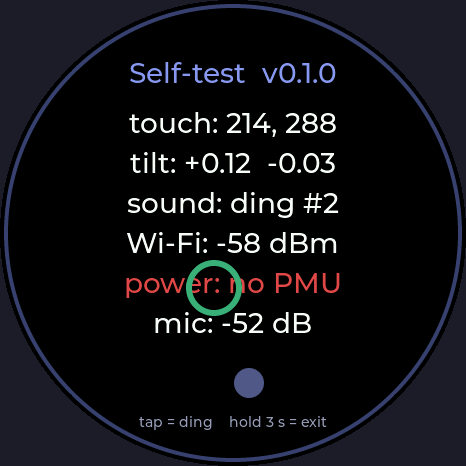
#> input picture docs/selftest.png, 466 x 466 px, given in place of selftest.ppm, which was not available
$ python sheet.py
#> lines starting #> are read from the running program, lines starting #| are printed output that depends on the picture; after the words box and inside, x2 and y2 are one past the last pixel; in counts of white or black regions, pixels touching at a corner belong together; pictures that were not available may be replaced by others from this repository, and a replacement may not be noted
"""Combine snapshots/*.ppm into one contact sheet (round screen mask, labels)."""
import glob
import os

from PIL import Image, ImageDraw

HERE = os.path.dirname(os.path.dirname(os.path.abspath(__file__)))
files = sorted(f for f in glob.glob(os.path.join(HERE, "snapshots", "*.ppm")) if not any(k in f for k in ("setup_", "selftest", "page_")))
size, pad, cols = 466, 24, 4
rows = (len(files) + cols - 1) // cols
sheet = Image.new("RGB", (cols * (size + pad) + pad, rows * (size + pad + 30) + pad), "#1b1c28")
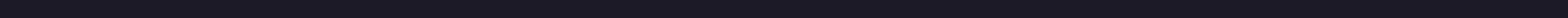
#> sheet: PIL image 1984x24 RGB (shown at 1/2 size); mean R, G, B 27, 28, 40
mask = Image.new("L", (size, size), 0)
#> mask: PIL image 466x466 L; every value is 0
ImageDraw.Draw(mask).ellipse((0, 0, size - 1, size - 1), fill=255)
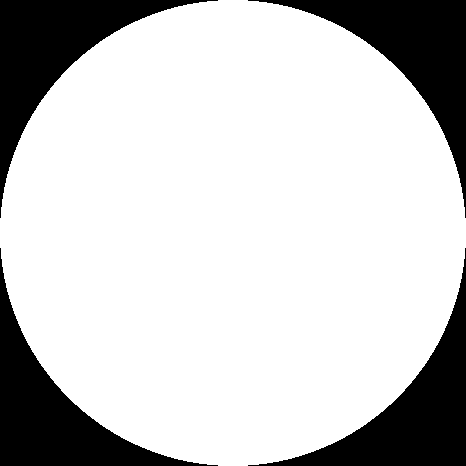
#> mask: PIL image 466x466 L; 78.5% white; 4 black regions, box (x1, y1, x2, y2) and area: (0, 0, 218, 218) 11664, (248, 0, 466, 218) 11664, (0, 248, 218, 466) 11664, (248, 248, 466, 466) 11664
draw = ImageDraw.Draw(sheet)
for i, f in enumerate(files):
    x = pad + (i % cols) * (size + pad)
    y = pad + (i // cols) * (size + pad + 30)
    sheet.paste(Image.open(f), (x, y), mask)
    draw.ellipse((x, y, x + size - 1, y + size - 1), outline="#3b4070", width=3)
    draw.text((x + size // 2, y + size + 14), os.path.basename(f)[:-4].split("_", 1)[1], fill="#c9cdf0", anchor="mm",
              font_size=22)
out = os.path.join(HERE, "..", "docs", "faces.png")
sheet.save(out)
print("wrote", os.path.normpath(out))

# The self-test screen
test = os.path.join(HERE, "snapshots", "selftest.ppm")
if os.path.exists(test):
    img = Image.new("RGB", (size, size), "#1b1c28")
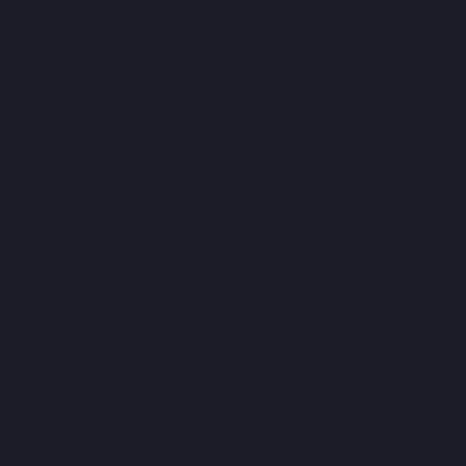
#> img: PIL image 466x466 RGB; mean R, G, B 27, 28, 40
    img.paste(Image.open(test), (0, 0), mask)
#> img is the input picture: PIL image 466x466 RGB; mean R, G, B 16.1, 16.6, 20.7
    out = os.path.join(HERE, "..", "docs", "selftest.png")
    img.save(out)
    print("wrote", os.path.normpath(out))

# The swipe pages side by side
pages = sorted(glob.glob(os.path.join(HERE, "snapshots", "page_*.ppm")))
if pages:
    row = Image.new("RGB", (len(pages) * (size + pad) - pad, size), "#1b1c28")
    for i, f in enumerate(pages):
        row.paste(Image.open(f), (i * (size + pad), 0), mask)
    out = os.path.join(HERE, "..", "docs", "pages.png")
    row.save(out)
    print("wrote", os.path.normpath(out))

# The setup screens side by side
setup = sorted(glob.glob(os.path.join(HERE, "snapshots", "setup_*.ppm")))
if setup:
    pair = Image.new("RGB", (len(setup) * (size + pad) - pad, size), "#1b1c28")
    for i, f in enumerate(setup):
        pair.paste(Image.open(f), (i * (size + pad), 0), mask)
    out = os.path.join(HERE, "..", "docs", "setup-screen.png")
    pair.save(out)
    print("wrote", os.path.normpath(out))
